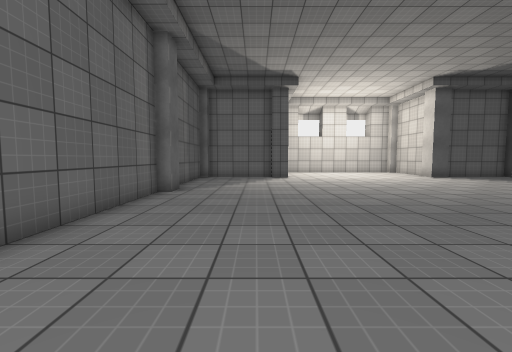
[1] (above)

14 first-person views from a walk through a 3-D level made in the Unity game engine. The camera is 1.2 m above the floor, tilts 4° down and sees 90° across. The floor is counted in squares, 1 m on a side. Each view is taken from the middle of a square. On the plan, view 1 faces up. The plan holds only what a view shows up to about 12 squares ahead; the rest is blank. Some animated figures are not drawn. Surface patterns are stand-ins for the level's own textures.

[2]
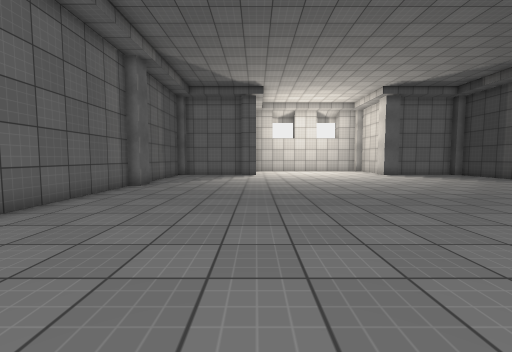

[3]
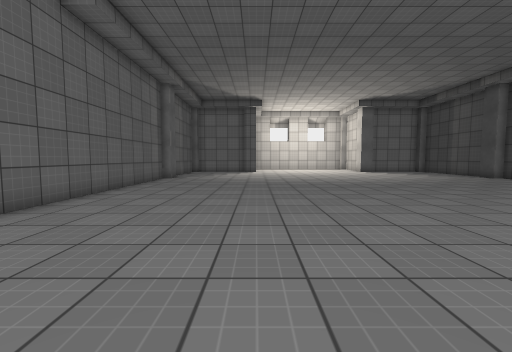

[4]
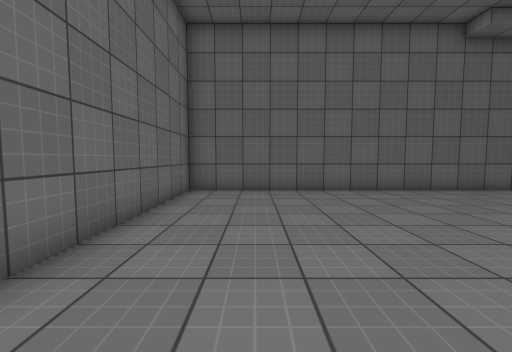

[5]
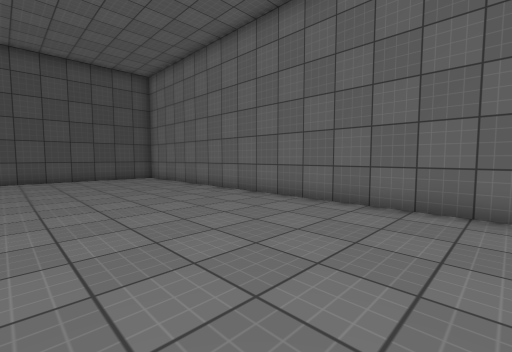

[6]
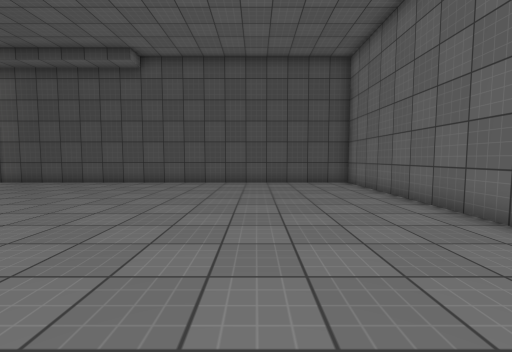

[7]
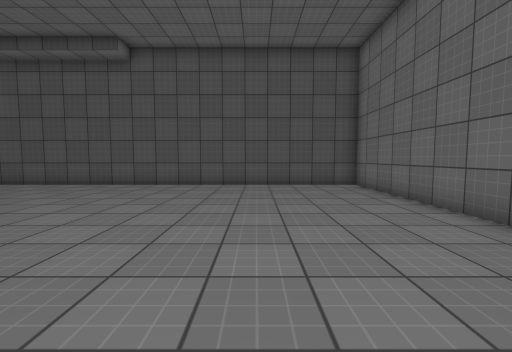

[8]
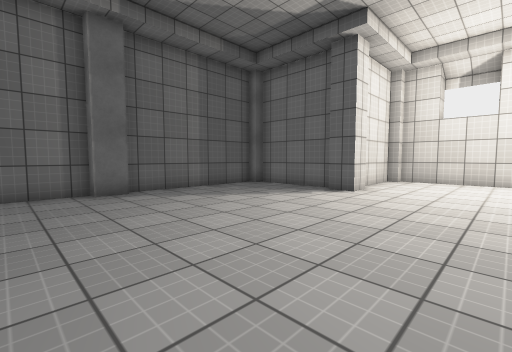

[9]
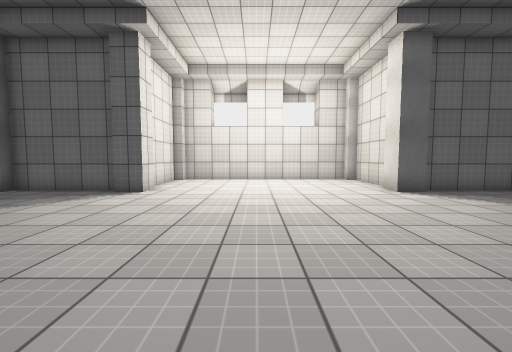

[10]
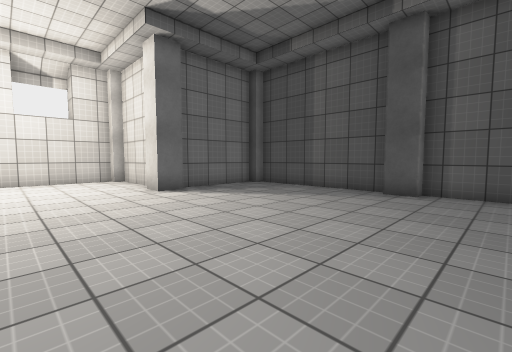

[11]
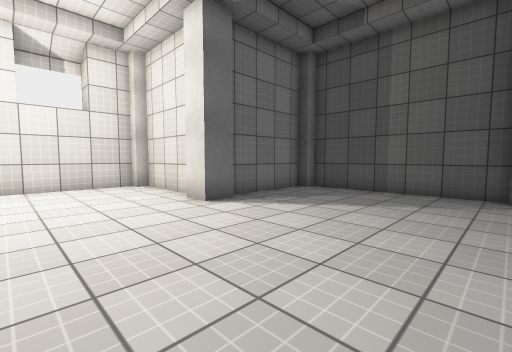

[12]
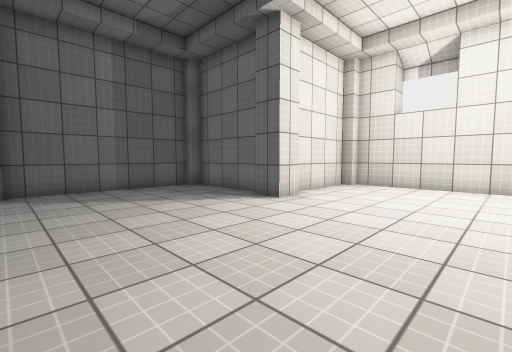

[13]
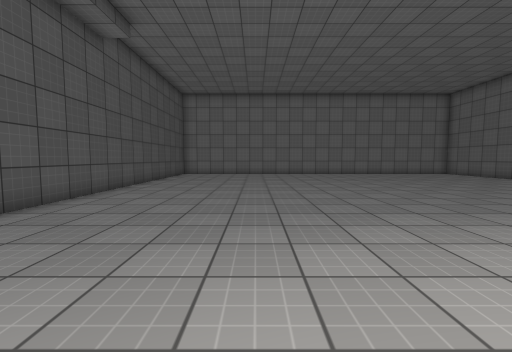

[14]
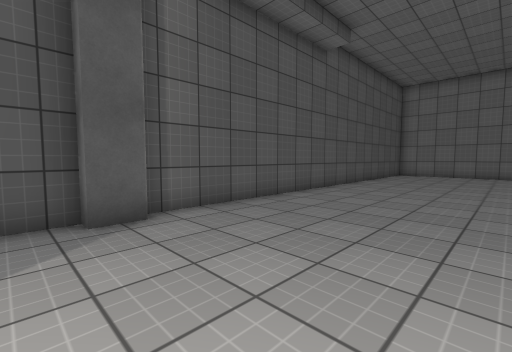

### Floor plan
Points are (right, up) in squares from view 1. A wall is a line through its corners. A room is listed if a view was taken in it or the views show most of it. See-through windows are left out.
Room 1 (views 1, 2, 3, 4, 5, 6, 7, 8, 9, 10, 11, 12, 13, 14)
walls: (-3, 10.1) (-3, 9) (-3.5, 9) (-3.5, -8.5) (16.5, -8.5) (16.5, 9) (16, 9) (16, 10) (16.5, 10) (16.5, 16) (16, 16) (16, 16.5) (12.2, 16.5); (12.1, 16) (11, 16) (11, 17); (0.8, 16.5) (-3, 16.5) (-3, 16) (-3.5, 16) (-3.5, 10); (2, 17.1) (2, 16) (1, 16); (11.5, 17.8) (11.5, 21) (11, 21) (11, 21.5) (2, 21.5) (2, 21) (1.5, 21) (1.5, 17.6)

Where each view was taken, in squares from view 1:
view 1: 0 up, 0 right, facing up
view 2: 2 down, 2 right, facing up
view 3: 6 down, 2 right, facing up
view 4: 6 down, 6 right, facing left
view 5: 2 down, 1 right, facing down-right
view 6: 4 down, 4 right, facing right
view 7: 4 down, 5 right, facing right
view 8: 7 up, 6 right, facing up-left
view 9: 7 up, 6 right, facing up
view 10: 7 up, 7 right, facing up-right
view 11: 10 up, 7 right, facing up-right
view 12: 10 up, 7 right, facing up-left
view 13: 11 up, 11 right, facing down
view 14: 11 up, 11 right, facing down-right
